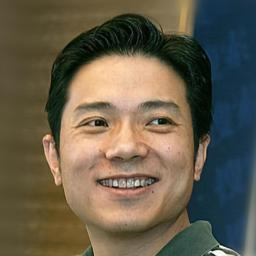
#> input picture uploads/00000.jpg, 256 x 256 px, found by its file name; its folder holds only this picture in this run
$ python degradation.py
#> lines starting #> are read from the running program, lines starting #| are printed output that depends on the picture
import os
import random
import cv2
import numpy as np  # <-- Add this
from tqdm import tqdm

# --- Define your degradation functions ---
def add_gaussian_noise(image, mean=0, std=10):
    """Add Gaussian noise to the image"""
    noise = np.random.normal(mean, std, image.shape).astype(np.float32)
    noisy_image = image.astype(np.float32) + noise
    noisy_image = np.clip(noisy_image, 0, 255).astype(np.uint8)
    return noisy_image

def add_motion_blur(image, kernel_size=5):
    """Add simple motion blur"""
    kernel = np.zeros((kernel_size, kernel_size))
    kernel[int((kernel_size-1)/2), :] = np.ones(kernel_size)
    kernel /= kernel_size
    blurred = cv2.filter2D(image, -1, kernel)
    return blurred

def add_occlusion(image, occ_size=50):
    """Add a random black rectangle"""
    h, w, _ = image.shape
    x1 = random.randint(0, w - occ_size)
    y1 = random.randint(0, h - occ_size)
    image[y1:y1+occ_size, x1:x1+occ_size] = 0
    return image

def jpeg_compression(image, quality=50):
    """Compress image and decompress to simulate JPEG artifacts"""
    encode_param = [int(cv2.IMWRITE_JPEG_QUALITY), quality]
    _, encimg = cv2.imencode('.jpg', image, encode_param)
    decimg = cv2.imdecode(encimg, 1)
    return decimg

# --- Random degradation ---
def random_degradation(image, max_ops=3):
    operations = [add_gaussian_noise, add_motion_blur, add_occlusion, jpeg_compression]
    num_ops = random.randint(1, max_ops)
    chosen_ops = random.sample(operations, num_ops)

    for op in chosen_ops:
        image = op(image)

    return image

# --- Apply degradation to all images in a folder ---
def apply_corruption_to_folder(clean_dir, degraded_dir, size=(256, 256)):
#> called with clean_dir = 'static/uploads', degraded_dir = 'static/outputs/degraded', size = (256, 256)
    os.makedirs(degraded_dir, exist_ok=True)
    images = [img for img in os.listdir(clean_dir) if img.lower().endswith(('.jpg', '.jpeg', '.png'))]

    for filename in tqdm(images, desc="Applying Degradation"):
        img_path = os.path.join(clean_dir, filename)
        save_path = os.path.join(degraded_dir, filename)

        image = cv2.imread(img_path)
#> image is the input picture: shape (256, 256, 3); mean B, G, R 75.2, 93, 101.4
        if image is None:
            continue

        image = cv2.resize(image, size)
        degraded = random_degradation(image)
#> the loop in random_degradation, `for op in chosen_ops:` made 2 passes
#> pass 2, in add_gaussian_noise, `noisy_image = image.astype(np.float32) + noise`:
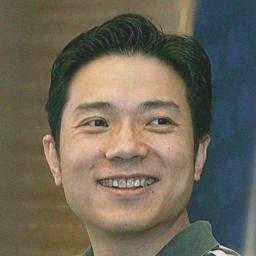
#> noisy_image: shape (256, 256, 3) float32; mean B, G, R 74.9, 92.9, 101.3; drawn with min black and max white
#> pass 2, in add_gaussian_noise, `noisy_image = np.clip(noisy_image, 0, 255).astype(np.uint8)`:
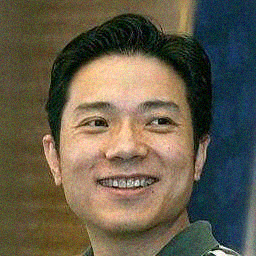
#> noisy_image: shape (256, 256, 3); mean B, G, R 74.6, 92.5, 100.9
        cv2.imwrite(save_path, degraded, [cv2.IMWRITE_JPEG_QUALITY, 100])

    return images

# --- For CLI testing ---
if __name__ == "__main__":
    clean_dir = 'static/uploads'
    degraded_dir = 'static/outputs/degraded'
    apply_corruption_to_folder(clean_dir, degraded_dir)

$ run again, on uploads/00005.jpg
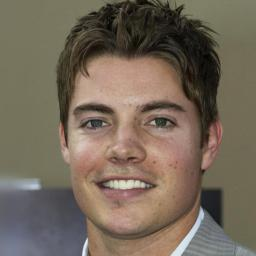
#> input picture uploads/00005.jpg, 256 x 256 px, found by its file name
#> in apply_corruption_to_folder, image is the input picture: shape (256, 256, 3); mean B, G, R 89.5, 104.3, 116.7
#> the loop in random_degradation, `for op in chosen_ops:` made 2 passes
#> pass 2, in add_gaussian_noise, `noisy_image = image.astype(np.float32) + noise`:
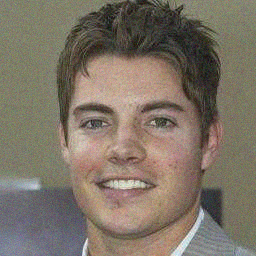
#> noisy_image: shape (256, 256, 3) float32; mean B, G, R 88.8, 104.4, 116.4; drawn with min black and max white
#> pass 2, in add_gaussian_noise, `noisy_image = np.clip(noisy_image, 0, 255).astype(np.uint8)`:
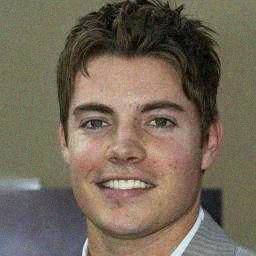
#> noisy_image: shape (256, 256, 3); mean B, G, R 88.4, 103.9, 115.9

$ run again, on uploads/00006.jpg
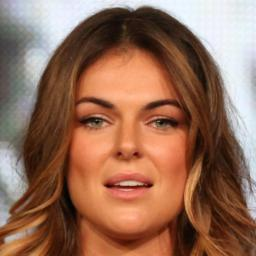
#> input picture uploads/00006.jpg, 256 x 256 px, found by its file name
#> in apply_corruption_to_folder, image is the input picture: shape (256, 256, 3); mean B, G, R 88, 108.5, 149
#> the loop in random_degradation, `for op in chosen_ops:` made 2 passes
#> pass 2, in add_gaussian_noise, `noisy_image = image.astype(np.float32) + noise`:
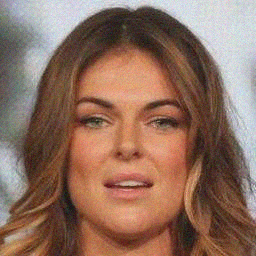
#> noisy_image: shape (256, 256, 3) float32; mean B, G, R 88.2, 108.5, 149.2; drawn with min black and max white
#> pass 2, in add_gaussian_noise, `noisy_image = np.clip(noisy_image, 0, 255).astype(np.uint8)`:
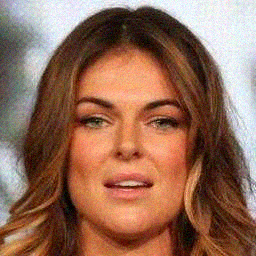
#> noisy_image: shape (256, 256, 3); mean B, G, R 87.8, 108, 148.6

$ run again, on uploads/00007.jpg
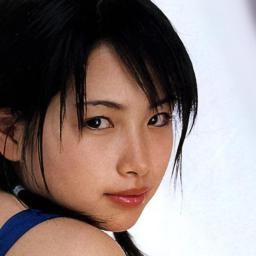
#> input picture uploads/00007.jpg, 256 x 256 px, found by its file name
#> in apply_corruption_to_folder, image is the input picture: shape (256, 256, 3); mean B, G, R 119.8, 123, 138.3
#> the loop in random_degradation, `for op in chosen_ops:` made 2 passes
#> pass 2, in add_gaussian_noise, `noisy_image = image.astype(np.float32) + noise`:
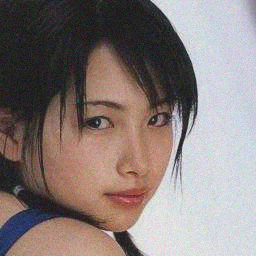
#> noisy_image: shape (256, 256, 3) float32; mean B, G, R 119.7, 123, 138.5; drawn with min black and max white
#> pass 2, in add_gaussian_noise, `noisy_image = np.clip(noisy_image, 0, 255).astype(np.uint8)`:
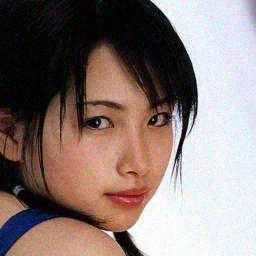
#> noisy_image: shape (256, 256, 3); mean B, G, R 119, 122.9, 138.4

$ run again, on uploads/00001.jpg
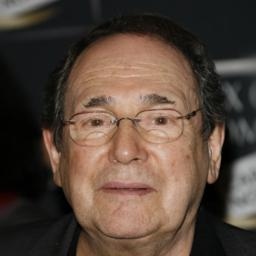
#> input picture uploads/00001.jpg, 256 x 256 px, found by its file name
#> in apply_corruption_to_folder, image is the input picture: shape (256, 256, 3); mean B, G, R 58.7, 69.9, 86.7
#> the loop in random_degradation, `for op in chosen_ops:` made 2 passes
#> pass 2, in add_gaussian_noise, `noisy_image = image.astype(np.float32) + noise`:
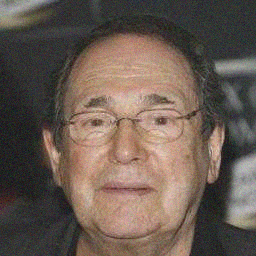
#> noisy_image: shape (256, 256, 3) float32; mean B, G, R 58.5, 69.8, 86.8; drawn with min black and max white
#> pass 2, in add_gaussian_noise, `noisy_image = np.clip(noisy_image, 0, 255).astype(np.uint8)`:
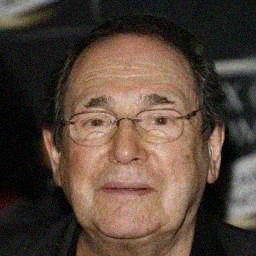
#> noisy_image: shape (256, 256, 3); mean B, G, R 58.4, 69.6, 86.6
